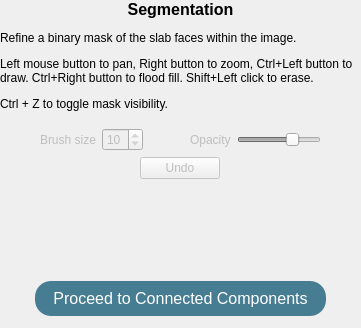
          <widget class="QWidget" name="pageSegEdit">
           <layout class="QVBoxLayout" name="verticalLayout_4">
            <property name="spacing">
             <number>12</number>
            </property>
            <property name="leftMargin">
             <number>0</number>
            </property>
            <property name="topMargin">
             <number>0</number>
            </property>
            <property name="rightMargin">
             <number>0</number>
            </property>
            <property name="bottomMargin">
             <number>12</number>
            </property>
            <item>
             <widget class="QLabel" name="labelTitle_2">
              <property name="styleSheet">
               <string notr="true">font-weight: bold; font-size: 16px;</string>
              </property>
              <property name="text">
               <string>Segmentation</string>
              </property>
              <property name="alignment">
               <set>Qt::AlignCenter</set>
              </property>
             </widget>
            </item>
            <item>
             <widget class="QLabel" name="label_10">
              <property name="text">
               <string>&lt;html&gt;&lt;head/&gt;&lt;body&gt;&lt;p&gt;Refine a binary mask of the slab faces within the image. &lt;/p&gt;&lt;p&gt;Left mouse button to pan, Right button to zoom, Ctrl+Left button to draw. Ctrl+Right button to flood fill. Shift+Left click to erase. &lt;/p&gt;&lt;p&gt;Ctrl + Z to toggle mask visibility.&lt;/p&gt;&lt;/body&gt;&lt;/html&gt;</string>
              </property>
              <property name="wordWrap">
               <bool>true</bool>
              </property>
             </widget>
            </item>
            <item>
             <spacer name="verticalSpacer_14">
              <property name="orientation">
               <enum>Qt::Vertical</enum>
              </property>
              <property name="sizeType">
               <enum>QSizePolicy::Fixed</enum>
              </property>
              <property name="sizeHint" stdset="0">
               <size>
                <width>20</width>
                <height>5</height>
               </size>
              </property>
             </spacer>
            </item>
            <item>
             <widget class="QWidget" name="widgetSegCtrls" native="true">
              <property name="enabled">
               <bool>false</bool>
              </property>
              <property name="minimumSize">
               <size>
                <width>0</width>
                <height>0</height>
               </size>
              </property>
              <layout class="QVBoxLayout" name="verticalLayout_6">
               <property name="leftMargin">
                <number>0</number>
               </property>
               <property name="topMargin">
                <number>0</number>
               </property>
               <property name="rightMargin">
                <number>0</number>
               </property>
               <property name="bottomMargin">
                <number>0</number>
               </property>
               <item>
                <layout class="QHBoxLayout" name="horizontalLayout_17">
                 <property name="leftMargin">
                  <number>0</number>
                 </property>
                 <property name="rightMargin">
                  <number>0</number>
                 </property>
                 <property name="bottomMargin">
                  <number>0</number>
                 </property>
                 <item>
                  <spacer name="horizontalSpacer_20">
                   <property name="orientation">
                    <enum>Qt::Horizontal</enum>
                   </property>
                   <property name="sizeHint" stdset="0">
                    <size>
                     <width>40</width>
                     <height>20</height>
                    </size>
                   </property>
                  </spacer>
                 </item>
                 <item>
                  <widget class="QWidget" name="widget" native="true">
                   <property name="minimumSize">
                    <size>
                     <width>0</width>
                     <height>0</height>
                    </size>
                   </property>
                   <layout class="QHBoxLayout" name="horizontalLayout_10">
                    <property name="leftMargin">
                     <number>0</number>
                    </property>
                    <property name="topMargin">
                     <number>0</number>
                    </property>
                    <property name="rightMargin">
                     <number>0</number>
                    </property>
                    <property name="bottomMargin">
                     <number>0</number>
                    </property>
                    <item>
                     <widget class="QLabel" name="label_3">
                      <property name="text">
                       <string>Brush size</string>
                      </property>
                     </widget>
                    </item>
                    <item>
                     <widget class="QSpinBox" name="spinBoxBrushSize">
                      <property name="minimum">
                       <number>1</number>
                      </property>
                      <property name="value">
                       <number>10</number>
                      </property>
                     </widget>
                    </item>
                    <item>
                     <spacer name="horizontalSpacer_29">
                      <property name="orientation">
                       <enum>Qt::Horizontal</enum>
                      </property>
                      <property name="sizeHint" stdset="0">
                       <size>
                        <width>40</width>
                        <height>20</height>
                       </size>
                      </property>
                     </spacer>
                    </item>
                    <item>
                     <spacer name="horizontalSpacer_21">
                      <property name="orientation">
                       <enum>Qt::Horizontal</enum>
                      </property>
                      <property name="sizeType">
                       <enum>QSizePolicy::Fixed</enum>
                      </property>
                      <property name="sizeHint" stdset="0">
                       <size>
                        <width>1</width>
                        <height>5</height>
                       </size>
                      </property>
                     </spacer>
                    </item>
                    <item>
                     <widget class="QLabel" name="label_5">
                      <property name="text">
                       <string>Opacity</string>
                      </property>
                     </widget>
                    </item>
                    <item>
                     <widget class="QSlider" name="horizontalSliderSegOpacity">
                      <property name="maximum">
                       <number>100</number>
                      </property>
                      <property name="value">
                       <number>70</number>
                      </property>
                      <property name="orientation">
                       <enum>Qt::Horizontal</enum>
                      </property>
                     </widget>
                    </item>
                   </layout>
                  </widget>
                 </item>
                 <item>
                  <spacer name="horizontalSpacer_37">
                   <property name="orientation">
                    <enum>Qt::Horizontal</enum>
                   </property>
                   <property name="sizeHint" stdset="0">
                    <size>
                     <width>40</width>
                     <height>20</height>
                    </size>
                   </property>
                  </spacer>
                 </item>
                </layout>
               </item>
               <item>
                <widget class="QWidget" name="widget_2" native="true">
                 <property name="minimumSize">
                  <size>
                   <width>0</width>
                   <height>0</height>
                  </size>
                 </property>
                 <layout class="QHBoxLayout" name="horizontalLayout_16">
                  <property name="leftMargin">
                   <number>0</number>
                  </property>
                  <property name="topMargin">
                   <number>0</number>
                  </property>
                  <property name="rightMargin">
                   <number>0</number>
                  </property>
                  <property name="bottomMargin">
                   <number>0</number>
                  </property>
                  <item>
                   <spacer name="horizontalSpacer_36">
                    <property name="orientation">
                     <enum>Qt::Horizontal</enum>
                    </property>
                    <property name="sizeHint" stdset="0">
                     <size>
                      <width>13</width>
                      <height>17</height>
                     </size>
                    </property>
                   </spacer>
                  </item>
                  <item>
                   <widget class="QPushButton" name="pushButtonMaskEditUndo">
                    <property name="text">
                     <string>Undo</string>
                    </property>
                   </widget>
                  </item>
                  <item>
                   <spacer name="horizontalSpacer_34">
                    <property name="orientation">
                     <enum>Qt::Horizontal</enum>
                    </property>
                    <property name="sizeType">
                     <enum>QSizePolicy::Fixed</enum>
                    </property>
                    <property name="sizeHint" stdset="0">
                     <size>
                      <width>1</width>
                      <height>5</height>
                     </size>
                    </property>
                   </spacer>
                  </item>
                  <item>
                   <spacer name="horizontalSpacer_35">
                    <property name="orientation">
                     <enum>Qt::Horizontal</enum>
                    </property>
                    <property name="sizeHint" stdset="0">
                     <size>
                      <width>13</width>
                      <height>17</height>
                     </size>
                    </property>
                   </spacer>
                  </item>
                 </layout>
                </widget>
               </item>
               <item>
                <spacer name="verticalSpacer_10">
                 <property name="orientation">
                  <enum>Qt::Vertical</enum>
                 </property>
                 <property name="sizeType">
                  <enum>QSizePolicy::Fixed</enum>
                 </property>
                 <property name="sizeHint" stdset="0">
                  <size>
                   <width>20</width>
                   <height>10</height>
                  </size>
                 </property>
                </spacer>
               </item>
               <item>
                <layout class="QGridLayout" name="gridLayout_3">
                 <item row="0" column="4">
                  <spacer name="horizontalSpacer_18">
                   <property name="orientation">
                    <enum>Qt::Horizontal</enum>
                   </property>
                   <property name="sizeHint" stdset="0">
                    <size>
                     <width>40</width>
                     <height>20</height>
                    </size>
                   </property>
                  </spacer>
                 </item>
                 <item row="0" column="0">
                  <spacer name="horizontalSpacer_19">
                   <property name="orientation">
                    <enum>Qt::Horizontal</enum>
                   </property>
                   <property name="sizeHint" stdset="0">
                    <size>
                     <width>40</width>
                     <height>20</height>
                    </size>
                   </property>
                  </spacer>
                 </item>
                </layout>
               </item>
               <item>
                <spacer name="verticalSpacer_8">
                 <property name="orientation">
                  <enum>Qt::Vertical</enum>
                 </property>
                 <property name="sizeType">
                  <enum>QSizePolicy::Fixed</enum>
                 </property>
                 <property name="sizeHint" stdset="0">
                  <size>
                   <width>20</width>
                   <height>20</height>
                  </size>
                 </property>
                </spacer>
               </item>
              </layout>
             </widget>
            </item>
            <item>
             <spacer name="verticalSpacer_9">
              <property name="orientation">
               <enum>Qt::Vertical</enum>
              </property>
              <property name="sizeHint" stdset="0">
               <size>
                <width>20</width>
                <height>40</height>
               </size>
              </property>
             </spacer>
            </item>
            <item>
             <layout class="QHBoxLayout" name="horizontalLayout_3">
              <item>
               <spacer name="horizontalSpacer_16">
                <property name="orientation">
                 <enum>Qt::Horizontal</enum>
                </property>
                <property name="sizeHint" stdset="0">
                 <size>
                  <width>0</width>
                  <height>20</height>
                 </size>
                </property>
               </spacer>
              </item>
              <item>
               <widget class="QPushButton" name="pushButtonCC">
                <property name="minimumSize">
                 <size>
                  <width>120</width>
                  <height>0</height>
                 </size>
                </property>
                <property name="styleSheet">
                 <string notr="true">QPushButton {background: #467d92; padding: 8 18 8 18;font-size: 16px; border: none; border-radius: 16; color:white}
QPushButton:disabled {background: #999999;}</string>
                </property>
                <property name="text">
                 <string>Proceed to Connected Components</string>
                </property>
               </widget>
              </item>
              <item>
               <spacer name="horizontalSpacer_17">
                <property name="orientation">
                 <enum>Qt::Horizontal</enum>
                </property>
                <property name="sizeHint" stdset="0">
                 <size>
                  <width>0</width>
                  <height>20</height>
                 </size>
                </property>
               </spacer>
              </item>
             </layout>
            </item>
           </layout>
          </widget>
